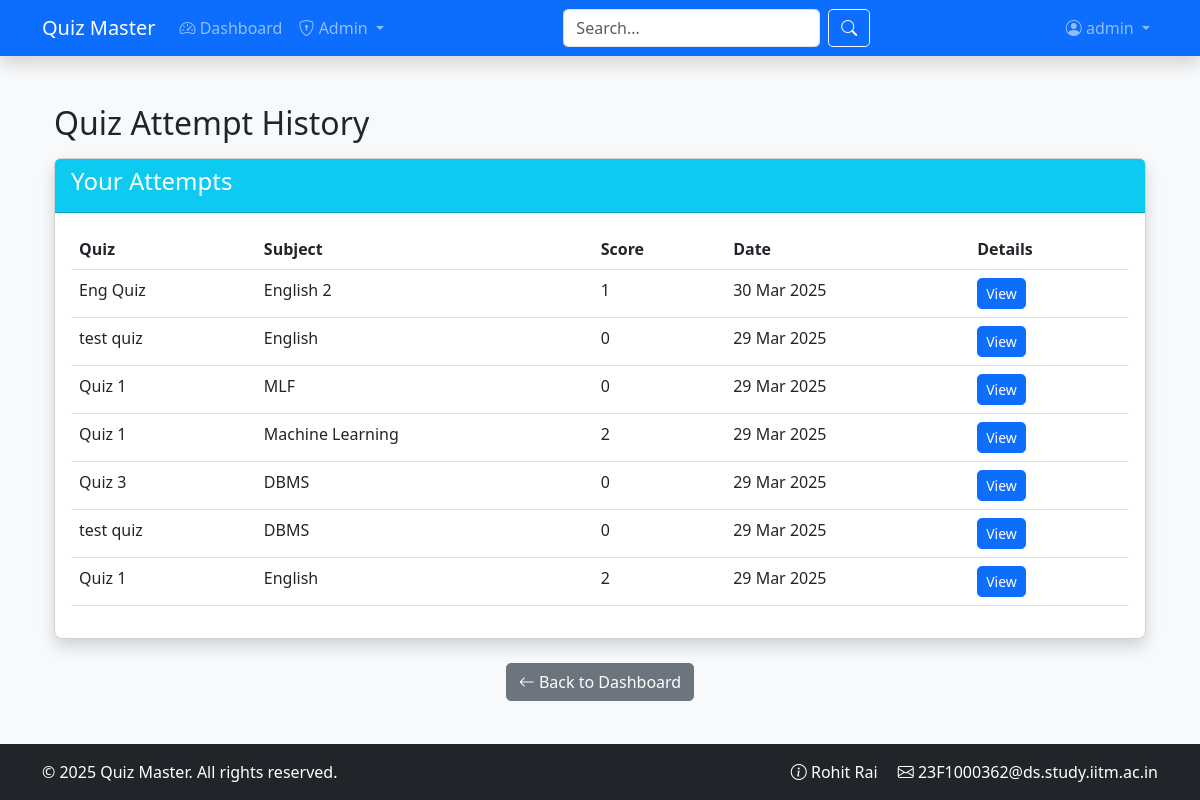
Screenshot of /user/attempt-history (signed in) with the database file from the repository.
### application/models.py (models this page shows, shortened)
class User(UserMixin, db.Model):
    __tablename__ = 'users'
    id = db.Column(db.Integer, primary_key=True)
    username = db.Column(db.String(100), unique=True, nullable=False, index=True)
    password_hash = db.Column(db.String(128), nullable=False)
    full_name = db.Column(db.String(100), nullable=False)
    email = db.Column(db.String(120), unique=True, nullable=False)
    qualification = db.Column(db.String(100))
    dob = db.Column(db.Date)
    bio = db.Column(db.Text)
    location = db.Column(db.String(100))
    avatar = db.Column(db.String(255), nullable=True)
    website = db.Column(db.String(200))
    is_admin = db.Column(db.Boolean, default=False)
    is_admin = db.Column(db.Boolean, default=False)
    is_active = db.Column(db.Boolean, default=True)
    created_at = db.Column(db.DateTime, default=lambda: datetime.now(timezone.utc))
    last_seen = db.Column(db.DateTime, default=lambda: datetime.now(timezone.utc))
    scores = db.relationship('Score', back_populates='user', cascade='all, delete-orphan')
    quiz_attempts = db.relationship('QuizAttempt', back_populates='user', cascade='all, delete-orphan')
    @property
    def password(self):
        raise AttributeError('Password is not readable')

class Score(db.Model):
    __tablename__ = 'scores'
    id = db.Column(db.Integer, primary_key=True)
    total_scored = db.Column(db.Integer, nullable=False)
    time_stamp_of_attempt = db.Column(db.DateTime, default=lambda: datetime.now(timezone.utc))
    user_id = db.Column(db.Integer, db.ForeignKey('users.id', ondelete='CASCADE'), nullable=False)
    user = db.relationship('User', back_populates='scores')
    quiz_id = db.Column(db.Integer, db.ForeignKey('quizzes.id', ondelete='CASCADE'), nullable=False)
    quiz = db.relationship('Quiz', back_populates='scores')
    answers_raw = db.Column('answers', db.Text, nullable=True)
    @property
    def answers(self):
        """Return the answers as a dictionary."""
        if self.answers_raw:
            try:
                return json.loads(self.answers_raw)
            except Exception:
                return {}
        return {}
    @answers.setter
    def answers(self, value):
        """Serialize the dictionary to a JSON string."""
        self.answers_raw = json.dumps(value)
    __table_args__ = (
        db.Index('idx_user_quiz', 'user_id', 'quiz_id'),
    )

class Quiz(db.Model):
    __tablename__ = 'quizzes'
    id = db.Column(db.Integer, primary_key=True)
    quiz_name = db.Column(db.String(100), nullable=False)
    start_time = db.Column(db.DateTime, nullable=False) # Start time of quiz
    end_time = db.Column(db.DateTime, nullable=True)    # End time of quiz
    duration = db.Column(db.Integer, nullable=False)  # Minutes duration of quiz
    remarks = db.Column(db.Text, nullable=True)
    active = db.Column(db.Boolean, default=True)
    chapter_id = db.Column(db.Integer, db.ForeignKey('chapters.id', ondelete='CASCADE'), nullable=False)
    chapter = db.relationship('Chapter', back_populates='quizzes')
    questions = db.relationship('Question', back_populates='quiz', cascade='all, delete-orphan')
    scores = db.relationship('Score', back_populates='quiz', cascade='all, delete-orphan')
    quiz_attempts = db.relationship('QuizAttempt', back_populates='quiz', cascade='all, delete-orphan')

class Subject(db.Model):
    __tablename__ = 'subjects'
    id = db.Column(db.Integer, primary_key=True)
    name = db.Column(db.String(100), nullable=False, index=True)
    description = db.Column(db.Text)
    chapters = db.relationship('Chapter', back_populates='subject', cascade='all, delete-orphan')

### application/blueprints/user_bp.py (the view)
@user_bp.route('/attempt-history')
@login_required
def attempt_history():
    past_scores = Score.query.filter_by(user_id=current_user.id)\
                             .order_by(Score.time_stamp_of_attempt.desc())\
                             .all()
    return render_template(
        'user/attempt_history.html',
        past_scores=past_scores)

### application/__init__.py (called while the page is built)
@login_manager.user_loader
def load_user(user_id):
    from application.models import User
    return User.query.get(int(user_id))

### application/templates/user/attempt_history.html (shortened to what this page needs)
{% extends "base.html" %}
{% block content %}
<div class="container mt-4">
    <h2 class="mb-3">Quiz Attempt History</h2>
    <div class="card shadow mb-4">
        <div class="card-header bg-info text-white">
            <h4>Your Attempts</h4>
        </div>
        <div class="card-body">
            <div class="table-responsive">
                <table class="table table-hover">
                    <thead>
                        <tr>
                            <th>Quiz</th>
                            <th>Subject</th>
                            <th>Score</th>
                            <th>Date</th>
                            <th>Details</th>
                        </tr>
                    </thead>
                    <tbody>
                        {% for score in past_scores %}
                        <tr>
                            <td>{{ score.quiz.quiz_name }}</td>
                            <td>{{ score.quiz.chapter.subject.name }}</td>
                            <td>{{ score.total_scored }}</td>
                            <td>{{ score.time_stamp_of_attempt.strftime('%d %b %Y') }}</td>
                            <td>
                                <a href="{{ url_for('user.results', quiz_id=score.quiz.id) }}"
                                   class="btn btn-sm btn-primary">
                                    View
                                </a>
                            </td>
                        </tr>
                        {% endfor %}
                    </tbody>
                </table>
            </div>
        </div>
    </div>
    <div class="text-center">
        <a href="{{ url_for('user.dashboard') }}" class="btn btn-secondary">
            <i class="bi bi-arrow-left"></i> Back to Dashboard
        </a>
    </div>
</div>
{% endblock %}

### application/templates/base.html (shortened to what this page needs)
<!DOCTYPE html>
<html lang="en">
<head>
    <link href="https://cdn.jsdelivr.net/npm/bootstrap@5.3.0/dist/css/bootstrap.min.css" rel="stylesheet">
    <link rel="stylesheet" href="https://cdn.jsdelivr.net/npm/bootstrap-icons@1.11.1/font/bootstrap-icons.css">
    <link rel="stylesheet" href="{{ url_for('static', filename='css/main.css') }}">
</head>
<body class="d-flex flex-column min-vh-100">
    <nav class="navbar navbar-expand-lg navbar-dark bg-primary shadow">
        <div class="container">
            <a class="navbar-brand" href="{{ url_for('main.index') }}">
                 Quiz Master
            </a>
            <div class="collapse navbar-collapse" id="mainNav">
                <ul class="navbar-nav me-auto">
                    {% if current_user.is_authenticated %}
                        <li class="nav-item">
                            <a class="nav-link" href="{{ url_for('user.dashboard') }}">
                                <i class="bi bi-speedometer2"></i> Dashboard
                            </a>
                        </li>
                        {% if current_user.is_admin %}
                        <li class="nav-item dropdown">
                            <a class="nav-link dropdown-toggle" href="#" role="button" data-bs-toggle="dropdown">
                                <i class="bi bi-shield-lock"></i> Admin
                            </a>
                        </li>
                        {% endif %}
                    {% endif %}
                </ul>
                <form class="d-flex me-3" action="{{ url_for('main.search') }}" method="GET">
                    <input class="form-control me-2" type="text" name="q" placeholder="Search..." required>
                    <button class="btn btn-outline-light" type="submit">
                        <i class="bi bi-search"></i>
                    </button>
                </form>
                <ul class="navbar-nav ms-auto">
                    {% if current_user.is_authenticated %}
                        <li class="nav-item dropdown">
                            <a class="nav-link dropdown-toggle" href="#" role="button" data-bs-toggle="dropdown">
                                <i class="bi bi-person-circle"></i> {{ current_user.username }}
                            </a>
                        </li>
                    {% endif %}
                </ul>
            </div>
        </div>
    </nav>
    <main class="container flex-grow-1 mt-4">
        {% block content %}{% endblock %}
    </main>
    <footer class="bg-dark text-white mt-auto py-3">
        <div class="container">
            <div class="row">
                <div class="col-md-6">
                    <p class="mb-0">&copy; 2025 Quiz Master. All rights reserved.</p>
                </div>
                <div class="col-md-6 text-end">
                    <a href="#" class="text-white text-decoration-none me-3">
                        <i class="bi bi-info-circle"></i> Rohit Rai
                    </a>
                    <a href="#" class="text-white text-decoration-none">
                        <i class="bi bi-envelope"></i> 23F1000362@ds.study.iitm.ac.in
                    </a>
                </div>
            </div>
        </div>
    </footer>
</body>
</html>

### application/static/css/main.css (style rules this page uses)
body { font-family: 'Segoe UI', Tahoma, Geneva, Verdana, sans-serif; background-color: #f8f9fa; }
.navbar { box-shadow: 0 2px 4px rgba(0, 0, 0, 0.1); }
.card { border-radius: 0.5rem; box-shadow: 0 2px 5px rgba(0, 0, 0, 0.05); transition: transform 0.3s ease; }
.table-responsive { overflow-x: auto; -webkit-overflow-scrolling: touch; }
.btn { border-radius: 0.3rem; }
.form-control, .form-select { border-radius: 0.3rem; }

### rows the page displays
User: username "admin"
Score: quiz.quiz_name "Eng Quiz", quiz.chapter.subject.name "English 2", total_scored "1", time_stamp_of_attempt "30 Mar 2025"
Score: quiz.quiz_name "test quiz", quiz.chapter.subject.name "English", total_scored "0", time_stamp_of_attempt "29 Mar 2025"
Score: quiz.quiz_name "Quiz 1", quiz.chapter.subject.name "MLF", total_scored "0", time_stamp_of_attempt "29 Mar 2025"
Score: quiz.quiz_name "Quiz 1", quiz.chapter.subject.name "Machine Learning", total_scored "2", time_stamp_of_attempt "29 Mar 2025"
Score: quiz.quiz_name "Quiz 3", quiz.chapter.subject.name "DBMS", total_scored "0", time_stamp_of_attempt "29 Mar 2025"
Score: quiz.quiz_name "test quiz", quiz.chapter.subject.name "DBMS", total_scored "0", time_stamp_of_attempt "29 Mar 2025"
Score: quiz.quiz_name "Quiz 1", quiz.chapter.subject.name "English", total_scored "2", time_stamp_of_attempt "29 Mar 2025"
